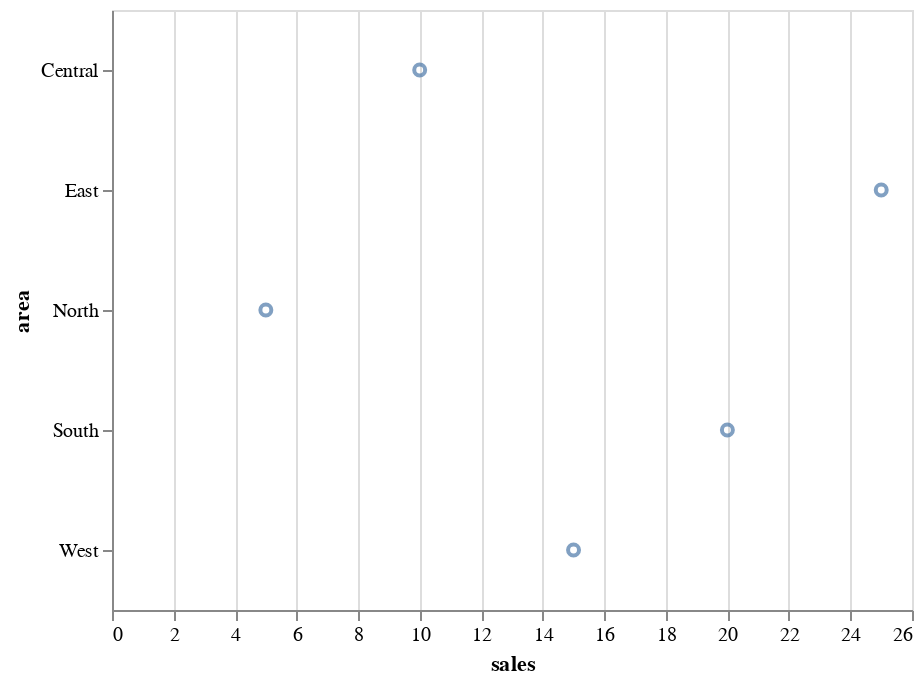

Notebook code cell kept with this figure:
### Markdown cell above
Let us add `sales` to the Position Y channel

### Code cell
alt.Chart(sample).mark_point().encode(
    y="area",
    x="sales"
)

### Figure 1 — Vega-Lite specification as saved in the notebook (floating-point values rounded to 4 significant figures)
{"$schema": "https://vega.github.io/schema/vega-lite/v3.4.0.json", "config": {"mark": {"tooltip": null}, "view": {"height": 300, "width": 400}}, "data": {"name": "data-e9a1bf97bac3c6f8642dc2ef7d8e4b49"}, "datasets": {"data-e9a1bf97bac3c6f8642dc2ef7d8e4b49": [{"area": "North", "profit": 2, "sales": 5}, {"area": "East", "profit": 8, "sales": 25}, {"area": "West", "profit": 6, "sales": 15}, {"area": "South", "profit": 5, "sales": 20}, {"area": "Central", "profit": 3, "sales": 10}]}, "encoding": {"x": {"field": "sales", "type": "quantitative"}, "y": {"field": "area", "type": "nominal"}}, "mark": "point"}
